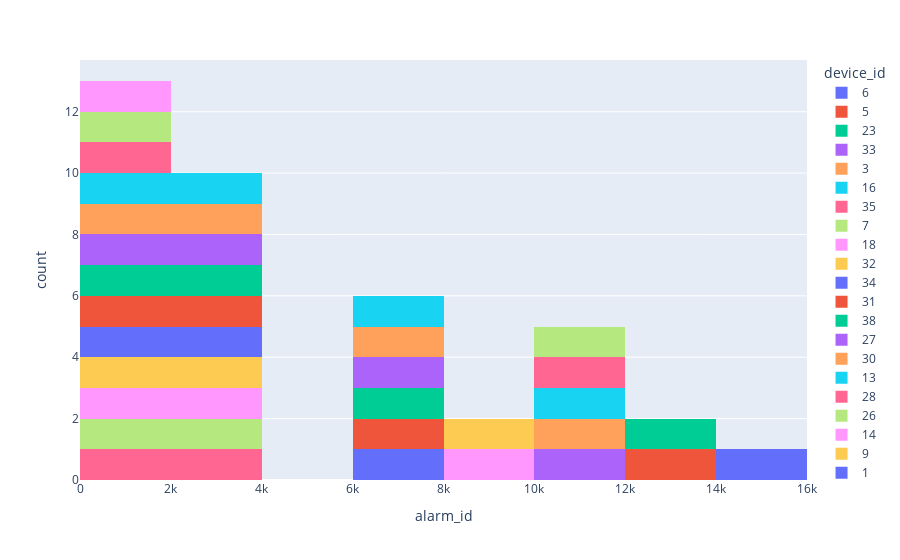

Notebook source saved alongside this figure:
### Code cell
px.histogram(alarm_count, x='alarm_id', color='device_id')

### Figure 1 — Plotly figure (JSON) as saved in the notebook; plotly's stock layout.template omitted (floating-point values rounded to 4 significant figures)
{"data": [{"alignmentgroup": "True", "bingroup": "x", "hovertemplate": "device_id=6<br>alarm_id=%{x}<br>count=%{y}<extra></extra>", "legendgroup": "6", "marker": {"color": "#636efa", "pattern": {"shape": ""}}, "name": "6", "offsetgroup": "6", "orientation": "v", "showlegend": true, "type": "histogram", "x": [15649], "xaxis": "x", "yaxis": "y"}, {"alignmentgroup": "True", "bingroup": "x", "hovertemplate": "device_id=5<br>alarm_id=%{x}<br>count=%{y}<extra></extra>", "legendgroup": "5", "marker": {"color": "#EF553B", "pattern": {"shape": ""}}, "name": "5", "offsetgroup": "5", "orientation": "v", "showlegend": true, "type": "histogram", "x": [13054], "xaxis": "x", "yaxis": "y"}, {"alignmentgroup": "True", "bingroup": "x", "hovertemplate": "device_id=23<br>alarm_id=%{x}<br>count=%{y}<extra></extra>", "legendgroup": "23", "marker": {"color": "#00cc96", "pattern": {"shape": ""}}, "name": "23", "offsetgroup": "23", "orientation": "v", "showlegend": true, "type": "histogram", "x": [12197], "xaxis": "x", "yaxis": "y"}, {"alignmentgroup": "True", "bingroup": "x", "hovertemplate": "device_id=33<br>alarm_id=%{x}<br>count=%{y}<extra></extra>", "legendgroup": "33", "marker": {"color": "#ab63fa", "pattern": {"shape": ""}}, "name": "33", "offsetgroup": "33", "orientation": "v", "showlegend": true, "type": "histogram", "x": [11222], "xaxis": "x", "yaxis": "y"}, {"alignmentgroup": "True", "bingroup": "x", "hovertemplate": "device_id=3<br>alarm_id=%{x}<br>count=%{y}<extra></extra>", "legendgroup": "3", "marker": {"color": "#FFA15A", "pattern": {"shape": ""}}, "name": "3", "offsetgroup": "3", "orientation": "v", "showlegend": true, "type": "histogram", "x": [11081], "xaxis": "x", "yaxis": "y"}, {"alignmentgroup": "True", "bingroup": "x", "hovertemplate": "device_id=16<br>alarm_id=%{x}<br>count=%{y}<extra></extra>", "legendgroup": "16", "marker": {"color": "#19d3f3", "pattern": {"shape": ""}}, "name": "16", "offsetgroup": "16", "orientation": "v", "showlegend": true, "type": "histogram", "x": [10791], "xaxis": "x", "yaxis": "y"}, {"alignmentgroup": "True", "bingroup": "x", "hovertemplate": "device_id=35<br>alarm_id=%{x}<br>count=%{y}<extra></extra>", "legendgroup": "35", "marker": {"color": "#FF6692", "pattern": {"shape": ""}}, "name": "35", "offsetgroup": "35", "orientation": "v", "showlegend": true, "type": "histogram", "x": [10461], "xaxis": "x", "yaxis": "y"}, {"alignmentgroup": "True", "bingroup": "x", "hovertemplate": "device_id=7<br>alarm_id=%{x}<br>count=%{y}<extra></extra>", "legendgroup": "7", "marker": {"color": "#B6E880", "pattern": {"shape": ""}}, "name": "7", "offsetgroup": "7", "orientation": "v", "showlegend": true, "type": "histogram", "x": [10250], "xaxis": "x", "yaxis": "y"}, {"alignmentgroup": "True", "bingroup": "x", "hovertemplate": "device_id=18<br>alarm_id=%{x}<br>count=%{y}<extra></extra>", "legendgroup": "18", "marker": {"color": "#FF97FF", "pattern": {"shape": ""}}, "name": "18", "offsetgroup": "18", "orientation": "v", "showlegend": true, "type": "histogram", "x": [9176], "xaxis": "x", "yaxis": "y"}, {"alignmentgroup": "True", "bingroup": "x", "hovertemplate": "device_id=32<br>alarm_id=%{x}<br>count=%{y}<extra></extra>", "legendgroup": "32", "marker": {"color": "#FECB52", "pattern": {"shape": ""}}, "name": "32", "offsetgroup": "32", "orientation": "v", "showlegend": true, "type": "histogram", "x": [9026], "xaxis": "x", "yaxis": "y"}, {"alignmentgroup": "True", "bingroup": "x", "hovertemplate": "device_id=34<br>alarm_id=%{x}<br>count=%{y}<extra></extra>", "legendgroup": "34", "marker": {"color": "#636efa", "pattern": {"shape": ""}}, "name": "34", "offsetgroup": "34", "orientation": "v", "showlegend": true, "type": "histogram", "x": [7544], "xaxis": "x", "yaxis": "y"}, {"alignmentgroup": "True", "bingroup": "x", "hovertemplate": "device_id=31<br>alarm_id=%{x}<br>count=%{y}<extra></extra>", "legendgroup": "31", "marker": {"color": "#EF553B", "pattern": {"shape": ""}}, "name": "31", "offsetgroup": "31", "orientation": "v", "showlegend": true, "type": "histogram", "x": [7410], "xaxis": "x", "yaxis": "y"}, {"alignmentgroup": "True", "bingroup": "x", "hovertemplate": "device_id=38<br>alarm_id=%{x}<br>count=%{y}<extra></extra>", "legendgroup": "38", "marker": {"color": "#00cc96", "pattern": {"shape": ""}}, "name": "38", "offsetgroup": "38", "orientation": "v", "showlegend": true, "type": "histogram", "x": [7224], "xaxis": "x", "yaxis": "y"}, {"alignmentgroup": "True", "bingroup": "x", "hovertemplate": "device_id=27<br>alarm_id=%{x}<br>count=%{y}<extra></extra>", "legendgroup": "27", "marker": {"color": "#ab63fa", "pattern": {"shape": ""}}, "name": "27", "offsetgroup": "27", "orientation": "v", "showlegend": true, "type": "histogram", "x": [6994], "xaxis": "x", "yaxis": "y"}, {"alignmentgroup": "True", "bingroup": "x", "hovertemplate": "device_id=30<br>alarm_id=%{x}<br>count=%{y}<extra></extra>", "legendgroup": "30", "marker": {"color": "#FFA15A", "pattern": {"shape": ""}}, "name": "30", "offsetgroup": "30", "orientation": "v", "showlegend": true, "type": "histogram", "x": [6646], "xaxis": "x", "yaxis": "y"}, {"alignmentgroup": "True", "bingroup": "x", "hovertemplate": "device_id=13<br>alarm_id=%{x}<br>count=%{y}<extra></extra>", "legendgroup": "13", "marker": {"color": "#19d3f3", "pattern": {"shape": ""}}, "name": "13", "offsetgroup": "13", "orientation": "v", "showlegend": true, "type": "histogram", "x": [6148], "xaxis": "x", "yaxis": "y"}, {"alignmentgroup": "True", "bingroup": "x", "hovertemplate": "device_id=28<br>alarm_id=%{x}<br>count=%{y}<extra></extra>", "legendgroup": "28", "marker": {"color": "#FF6692", "pattern": {"shape": ""}}, "name": "28", "offsetgroup": "28", "orientation": "v", "showlegend": true, "type": "histogram", "x": [3711], "xaxis": "x", "yaxis": "y"}, {"alignmentgroup": "True", "bingroup": "x", "hovertemplate": "device_id=26<br>alarm_id=%{x}<br>count=%{y}<extra></extra>", "legendgroup": "26", "marker": {"color": "#B6E880", "pattern": {"shape": ""}}, "name": "26", "offsetgroup": "26", "orientation": "v", "showlegend": true, "type": "histogram", "x": [3618], "xaxis": "x", "yaxis": "y"}, {"alignmentgroup": "True", "bingroup": "x", "hovertemplate": "device_id=14<br>alarm_id=%{x}<br>count=%{y}<extra></extra>", "legendgroup": "14", "marker": {"color": "#FF97FF", "pattern": {"shape": ""}}, "name": "14", "offsetgroup": "14", "orientation": "v", "showlegend": true, "type": "histogram", "x": [3137], "xaxis": "x", "yaxis": "y"}, {"alignmentgroup": "True", "bingroup": "x", "hovertemplate": "device_id=9<br>alarm_id=%{x}<br>count=%{y}<extra></extra>", "legendgroup": "9", "marker": {"color": "#FECB52", "pattern": {"shape": ""}}, "name": "9", "offsetgroup": "9", "orientation": "v", "showlegend": true, "type": "histogram", "x": [2788], "xaxis": "x", "yaxis": "y"}, {"alignmentgroup": "True", "bingroup": "x", "hovertemplate": "device_id=1<br>alarm_id=%{x}<br>count=%{y}<extra></extra>", "legendgroup": "1", "marker": {"color": "#636efa", "pattern": {"shape": ""}}, "name": "1", "offsetgroup": "1", "orientation": "v", "showlegend": true, "type": "histogram", "x": [2764], "xaxis": "x", "yaxis": "y"}, {"alignmentgroup": "True", "bingroup": "x", "hovertemplate": "device_id=10<br>alarm_id=%{x}<br>count=%{y}<extra></extra>", "legendgroup": "10", "marker": {"color": "#EF553B", "pattern": {"shape": ""}}, "name": "10", "offsetgroup": "10", "orientation": "v", "showlegend": true, "type": "histogram", "x": [2407], "xaxis": "x", "yaxis": "y"}, {"alignmentgroup": "True", "bingroup": "x", "hovertemplate": "device_id=22<br>alarm_id=%{x}<br>count=%{y}<extra></extra>", "legendgroup": "22", "marker": {"color": "#00cc96", "pattern": {"shape": ""}}, "name": "22", "offsetgroup": "22", "orientation": "v", "showlegend": true, "type": "histogram", "x": [2406], "xaxis": "x", "yaxis": "y"}, {"alignmentgroup": "True", "bingroup": "x", "hovertemplate": "device_id=2<br>alarm_id=%{x}<br>count=%{y}<extra></extra>", "legendgroup": "2", "marker": {"color": "#ab63fa", "pattern": {"shape": ""}}, "name": "2", "offsetgroup": "2", "orientation": "v", "showlegend": true, "type": "histogram", "x": [2395], "xaxis": "x", "yaxis": "y"}, {"alignmentgroup": "True", "bingroup": "x", "hovertemplate": "device_id=21<br>alarm_id=%{x}<br>count=%{y}<extra></extra>", "legendgroup": "21", "marker": {"color": "#FFA15A", "pattern": {"shape": ""}}, "name": "21", "offsetgroup": "21", "orientation": "v", "showlegend": true, "type": "histogram", "x": [2181], "xaxis": "x", "yaxis": "y"}, {"alignmentgroup": "True", "bingroup": "x", "hovertemplate": "device_id=0<br>alarm_id=%{x}<br>count=%{y}<extra></extra>", "legendgroup": "0", "marker": {"color": "#19d3f3", "pattern": {"shape": ""}}, "name": "0", "offsetgroup": "0", "orientation": "v", "showlegend": true, "type": "histogram", "x": [2040], "xaxis": "x", "yaxis": "y"}, {"alignmentgroup": "True", "bingroup": "x", "hovertemplate": "device_id=20<br>alarm_id=%{x}<br>count=%{y}<extra></extra>", "legendgroup": "20", "marker": {"color": "#FF6692", "pattern": {"shape": ""}}, "name": "20", "offsetgroup": "20", "orientation": "v", "showlegend": true, "type": "histogram", "x": [1956], "xaxis": "x", "yaxis": "y"}, {"alignmentgroup": "True", "bingroup": "x", "hovertemplate": "device_id=12<br>alarm_id=%{x}<br>count=%{y}<extra></extra>", "legendgroup": "12", "marker": {"color": "#B6E880", "pattern": {"shape": ""}}, "name": "12", "offsetgroup": "12", "orientation": "v", "showlegend": true, "type": "histogram", "x": [1780], "xaxis": "x", "yaxis": "y"}, {"alignmentgroup": "True", "bingroup": "x", "hovertemplate": "device_id=29<br>alarm_id=%{x}<br>count=%{y}<extra></extra>", "legendgroup": "29", "marker": {"color": "#FF97FF", "pattern": {"shape": ""}}, "name": "29", "offsetgroup": "29", "orientation": "v", "showlegend": true, "type": "histogram", "x": [1742], "xaxis": "x", "yaxis": "y"}, {"alignmentgroup": "True", "bingroup": "x", "hovertemplate": "device_id=24<br>alarm_id=%{x}<br>count=%{y}<extra></extra>", "legendgroup": "24", "marker": {"color": "#FECB52", "pattern": {"shape": ""}}, "name": "24", "offsetgroup": "24", "orientation": "v", "showlegend": true, "type": "histogram", "x": [1703], "xaxis": "x", "yaxis": "y"}, {"alignmentgroup": "True", "bingroup": "x", "hovertemplate": "device_id=25<br>alarm_id=%{x}<br>count=%{y}<extra></extra>", "legendgroup": "25", "marker": {"color": "#636efa", "pattern": {"shape": ""}}, "name": "25", "offsetgroup": "25", "orientation": "v", "showlegend": true, "type": "histogram", "x": [1412], "xaxis": "x", "yaxis": "y"}, {"alignmentgroup": "True", "bingroup": "x", "hovertemplate": "device_id=36<br>alarm_id=%{x}<br>count=%{y}<extra></extra>", "legendgroup": "36", "marker": {"color": "#EF553B", "pattern": {"shape": ""}}, "name": "36", "offsetgroup": "36", "orientation": "v", "showlegend": true, "type": "histogram", "x": [1354], "xaxis": "x", "yaxis": "y"}, {"alignmentgroup": "True", "bingroup": "x", "hovertemplate": "device_id=11<br>alarm_id=%{x}<br>count=%{y}<extra></extra>", "legendgroup": "11", "marker": {"color": "#00cc96", "pattern": {"shape": ""}}, "name": "11", "offsetgroup": "11", "orientation": "v", "showlegend": true, "type": "histogram", "x": [1350], "xaxis": "x", "yaxis": "y"}, {"alignmentgroup": "True", "bingroup": "x", "hovertemplate": "device_id=19<br>alarm_id=%{x}<br>count=%{y}<extra></extra>", "legendgroup": "19", "marker": {"color": "#ab63fa", "pattern": {"shape": ""}}, "name": "19", "offsetgroup": "19", "orientation": "v", "showlegend": true, "type": "histogram", "x": [1217], "xaxis": "x", "yaxis": "y"}, {"alignmentgroup": "True", "bingroup": "x", "hovertemplate": "device_id=4<br>alarm_id=%{x}<br>count=%{y}<extra></extra>", "legendgroup": "4", "marker": {"color": "#FFA15A", "pattern": {"shape": ""}}, "name": "4", "offsetgroup": "4", "orientation": "v", "showlegend": true, "type": "histogram", "x": [1131], "xaxis": "x", "yaxis": "y"}, {"alignmentgroup": "True", "bingroup": "x", "hovertemplate": "device_id=15<br>alarm_id=%{x}<br>count=%{y}<extra></extra>", "legendgroup": "15", "marker": {"color": "#19d3f3", "pattern": {"shape": ""}}, "name": "15", "offsetgroup": "15", "orientation": "v", "showlegend": true, "type": "histogram", "x": [1063], "xaxis": "x", "yaxis": "y"}, {"alignmentgroup": "True", "bingroup": "x", "hovertemplate": "device_id=17<br>alarm_id=%{x}<br>count=%{y}<extra></extra>", "legendgroup": "17", "marker": {"color": "#FF6692", "pattern": {"shape": ""}}, "name": "17", "offsetgroup": "17", "orientation": "v", "showlegend": true, "type": "histogram", "x": [919], "xaxis": "x", "yaxis": "y"}, {"alignmentgroup": "True", "bingroup": "x", "hovertemplate": "device_id=8<br>alarm_id=%{x}<br>count=%{y}<extra></extra>", "legendgroup": "8", "marker": {"color": "#B6E880", "pattern": {"shape": ""}}, "name": "8", "offsetgroup": "8", "orientation": "v", "showlegend": true, "type": "histogram", "x": [594], "xaxis": "x", "yaxis": "y"}, {"alignmentgroup": "True", "bingroup": "x", "hovertemplate": "device_id=37<br>alarm_id=%{x}<br>count=%{y}<extra></extra>", "legendgroup": "37", "marker": {"color": "#FF97FF", "pattern": {"shape": ""}}, "name": "37", "offsetgroup": "37", "orientation": "v", "showlegend": true, "type": "histogram", "x": [421], "xaxis": "x", "yaxis": "y"}], "layout": {"barmode": "relative", "legend": {"title": {"text": "device_id"}, "tracegroupgap": 0}, "margin": {"t": 60}, "xaxis": {"anchor": "y", "domain": [0, 1], "title": {"text": "alarm_id"}}, "yaxis": {"anchor": "x", "domain": [0, 1], "title": {"text": "count"}}}}
